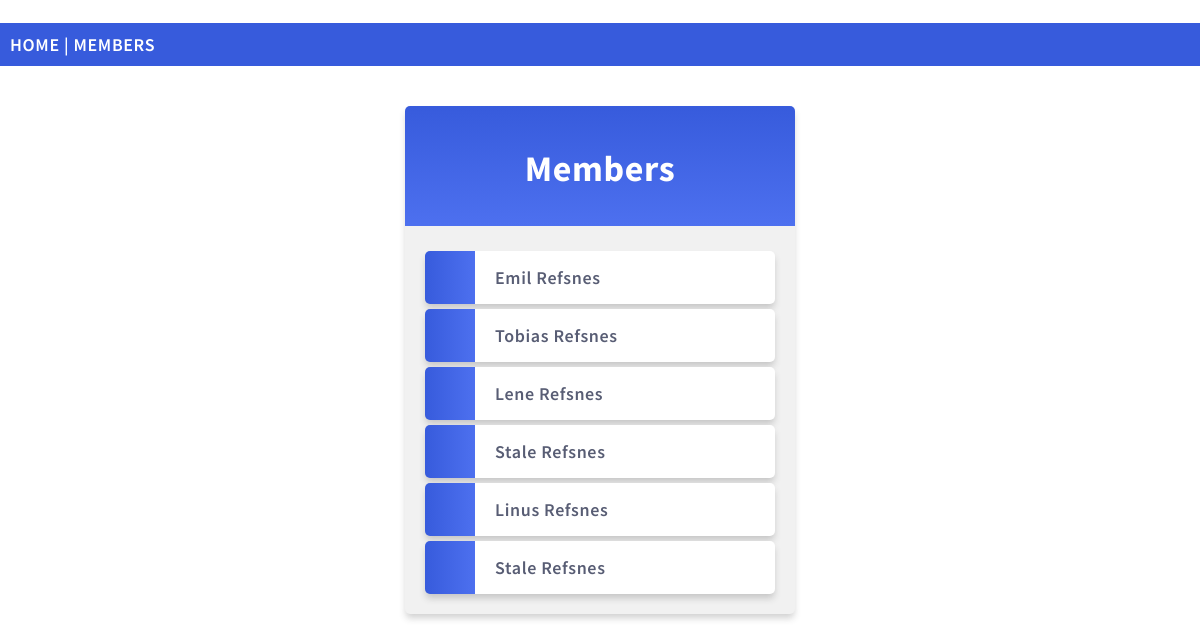
The page /members/ on the database its author committed.
### members/models.py (models this page shows, shortened)
class Member(models.Model):
    firstname = models.CharField(max_length=255)
    lastname = models.CharField(max_length=255)
    phone = models.IntegerField(null=True)
    joined_date = models.DateField(null=True)

### members/views.py (the view)
# urls.py: path('members/', views.members, name='members'),
def members(request):
    mymembers = Member.objects.all().values()
    template = loader.get_template('all_members.html')
    context = {
    'mymembers': mymembers,
    }
    return HttpResponse(template.render(context, request))

### members/templates/all_members.html (shortened to what this page needs)
﻿<!DOCTYPE html>
<html lang="en" xmlns="http://www.w3.org/1999/xhtml">
<head>
</head>
<body>
    {% extends "master.html" %}
    {% block content %}
    <div class="mycard">
        <h1>Members</h1>
        <ul>
            {% for x in mymembers %}
            <li onclick="window.location = 'details/{{ x.id }}'">
            {{ x.firstname }} {{ x.lastname }}
            </li>
            {% endfor %}
        </ul>
    </div>
        {% endblock %}

### members/templates/master.html (shortened to what this page needs)
﻿{% load static %}
<!DOCTYPE html>
<html lang="en" xmlns="http://www.w3.org/1999/xhtml">
<head>
    <link rel="stylesheet" href="{% static 'mystyles.css' %}">
</head>
<body>
    <div class="topnav">
        <a href="/">HOME</a> |
        <a href="/members">MEMBERS</a>
    </div>
    {% block content %}
    {% endblock %}
</body>
</html>

### mystaticfiles/mystyles.css (style rules this page uses)
body { margin: 0; font: 600 18px 'Source Sans Pro', sans-serif; letter-spacing: 0.64px; color: #585d74; }
.topnav { background-color: #375BDC; color: #ffffff; padding: 10px; }
.topnav a:link, .topnav a:visited { text-decoration: none; color: #ffffff; }
.mycard { background-color: #f1f1f1; background-image: linear-gradient(to bottom, #375BDC, #4D70EF); background-size: 100% 120px; background-repeat: no-repeat; margin: 40px auto; width: 350px; border-radius: 5px; box-shadow: 0 5px 7px -1px rgba(51, 51, 51, 0.23); padding: 20px; }
.mycard h1 { text-align: center; color: #ffffff; margin: 20px 0 60px 0; }
ul { list-style-type: none; padding: 0; margin: 0; }
li { background-color: #ffffff; background-image: linear-gradient(to right, #375BDC, #4D70EF); background-size: 50px 60px; background-repeat: no-repeat; cursor: pointer; transition: transform .25s; border-radius: 5px; box-shadow: 0 5px 7px -1px rgba(51, 51, 51, 0.23); padding: 15px; padding-left: 70px; margin-top: 5px; }
a:link, a:visited { color: #375BDC; }

### rows shown on the page
Member: firstname "Emil", lastname "Refsnes"
Member: firstname "Tobias", lastname "Refsnes"
Member: firstname "Lene", lastname "Refsnes"
Member: firstname "Stale", lastname "Refsnes"
Member: firstname "Linus", lastname "Refsnes"
Member: firstname "Stale", lastname "Refsnes"
